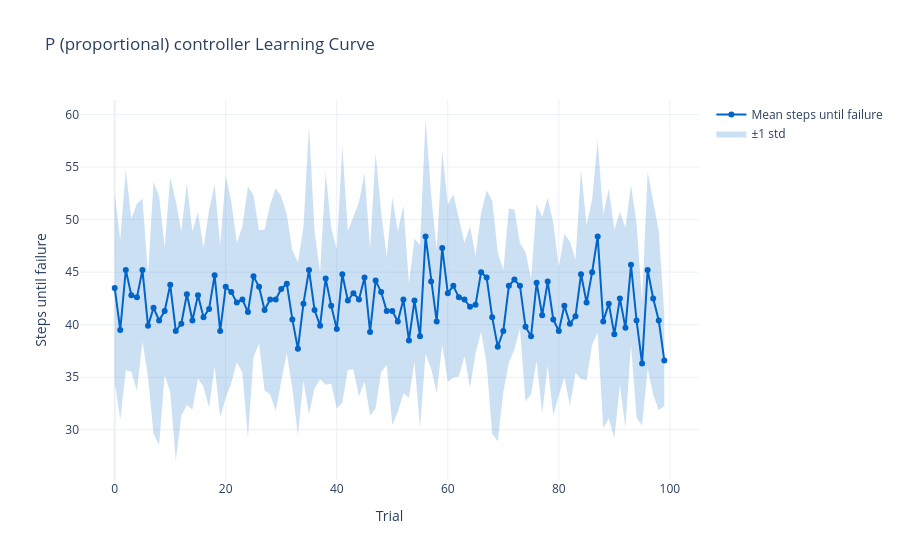

The cell this chart's notebook holds for it:
### Code cell
import plotly.graph_objects as go
import numpy as np

def plot_trial_results(model_name, mean_curve, std_curve=None):
    """Plot mean steps-until-failure per trial, with optional std band."""
    trials = np.arange(len(mean_curve))
    fig = go.Figure()
    title=f"{model_name} Learning Curve"

    if std_curve is not None:
        # Upper bound (invisible line, anchors the fill)
        fig.add_trace(go.Scatter(
            x=trials,
            y=mean_curve + std_curve,
            mode="lines",
            line=dict(width=0),
            showlegend=False,
            hoverinfo="skip",
        ))
        # Lower bound (fills down to upper bound)
        fig.add_trace(go.Scatter(
            x=trials,
            y=mean_curve - std_curve,
            mode="lines",
            line=dict(width=0),
            fill="tonexty",
            fillcolor="rgba(0, 100, 200, 0.2)",
            name="±1 std",
            hoverinfo="skip",
        ))

    # Mean line on top
    fig.add_trace(go.Scatter(
        x=trials,
        y=mean_curve,
        mode="lines+markers",
        name="Mean steps until failure",
        line=dict(color="rgb(0, 100, 200)"),
    ))

    fig.update_layout(
        title=title,
        xaxis_title="Trial",
        yaxis_title="Steps until failure",
        template="plotly_white",
    )
    config = {
    'toImageButtonOptions': {
        'format': 'png', # or 'svg', 'jpeg', 'webp'
        'scale': 3 # triple the resolution of the saved img
    }
    }

    fig.show(config=config)

mean_curve = all_trial_results.mean(axis=0)
std_curve = all_trial_results.std(axis=0)
plot_trial_results(model_name, mean_curve, std_curve)

### Figure 1 — Plotly figure (JSON) as saved in the notebook; plotly's stock layout.template omitted (floating-point values rounded to 4 significant figures)
{"data": [{"hoverinfo": "skip", "line": {"width": 0}, "mode": "lines", "showlegend": false, "type": "scatter", "x": [0, 1, 2, 3, 4, 5, 6, 7, 8, 9, 10, 11, 12, 13, 14, 15, 16, 17, 18, 19, 20, 21, 22, 23, 24, 25, 26, 27, 28, 29, 30, 31, 32, 33, 34, 35, 36, 37, 38, 39, 40, 41, 42, 43, 44, 45, 46, 47, 48, 49, 50, 51, 52, 53, 54, 55, 56, 57, 58, 59, 60, 61, 62, 63, 64, 65, 66, 67, 68, 69, 70, 71, 72, 73, 74, 75, 76, 77, 78, 79, 80, 81, 82, 83, 84, 85, 86, 87, 88, 89, 90, 91, 92, 93, 94, 95, 96, 97, 98, 99], "y": [52.45, 48.08, 54.75, 50.08, 51.5, 51.99, 44.81, 53.61, 52.23, 47.38, 54.02, 51.78, 48.87, 53.47, 48.88, 50.72, 47.3, 50.93, 53.37, 47.61, 54.17, 51.77, 47.76, 49.37, 53.16, 52.32, 48.99, 49.07, 51.42, 53.02, 52.2, 50.51, 47.08, 45.93, 49.31, 58.96, 48.87, 44.99, 54.51, 49.2, 47.19, 57.02, 48.92, 50.25, 51.65, 54.41, 47.25, 56.36, 50.7, 46.44, 52.14, 48.9, 51.35, 43.96, 48.18, 47.61, 59.58, 52.4, 47.11, 56.51, 51.44, 52.42, 50.13, 47.79, 49.38, 46.56, 50.66, 52.79, 51.82, 46.89, 45.22, 51.05, 50.96, 47.78, 46.91, 44.4, 51.47, 50.25, 52.12, 49.66, 45.52, 48.62, 47.92, 46.2, 54.75, 49.5, 51.91, 57.52, 50.47, 52.94, 49.02, 50.76, 49.24, 53.28, 49.65, 42.2, 54.57, 51.67, 48.95, 40.94]}, {"fill": "tonexty", "fillcolor": "rgba(0, 100, 200, 0.2)", "hoverinfo": "skip", "line": {"width": 0}, "mode": "lines", "name": "±1 std", "type": "scatter", "x": [0, 1, 2, 3, 4, 5, 6, 7, 8, 9, 10, 11, 12, 13, 14, 15, 16, 17, 18, 19, 20, 21, 22, 23, 24, 25, 26, 27, 28, 29, 30, 31, 32, 33, 34, 35, 36, 37, 38, 39, 40, 41, 42, 43, 44, 45, 46, 47, 48, 49, 50, 51, 52, 53, 54, 55, 56, 57, 58, 59, 60, 61, 62, 63, 64, 65, 66, 67, 68, 69, 70, 71, 72, 73, 74, 75, 76, 77, 78, 79, 80, 81, 82, 83, 84, 85, 86, 87, 88, 89, 90, 91, 92, 93, 94, 95, 96, 97, 98, 99], "y": [34.55, 30.92, 35.65, 35.52, 33.7, 38.41, 34.99, 29.59, 28.57, 35.22, 33.58, 27.02, 31.33, 32.33, 31.92, 34.88, 34.1, 32.07, 36.03, 31.19, 33.03, 34.43, 36.44, 35.43, 29.24, 36.88, 38.21, 33.73, 33.38, 31.78, 34.6, 37.29, 33.92, 29.47, 34.69, 31.44, 33.93, 34.81, 34.29, 34.4, 32.01, 32.58, 35.68, 35.75, 33.15, 34.59, 31.35, 32.04, 35.5, 36.16, 30.46, 31.7, 33.45, 33.04, 36.42, 30.19, 37.22, 35.8, 33.49, 38.09, 34.56, 34.98, 35.07, 37.01, 34.02, 37.24, 39.34, 36.21, 29.58, 28.91, 33.58, 36.35, 37.64, 39.62, 32.69, 33.4, 36.53, 31.55, 36.08, 31.34, 33.28, 34.98, 32.28, 35.4, 34.85, 34.7, 38.09, 39.28, 30.13, 31.06, 29.18, 34.24, 30.16, 38.12, 31.15, 30.4, 35.83, 33.33, 31.85, 32.26]}, {"line": {"color": "rgb(0, 100, 200)"}, "mode": "lines+markers", "name": "Mean steps until failure", "type": "scatter", "x": [0, 1, 2, 3, 4, 5, 6, 7, 8, 9, 10, 11, 12, 13, 14, 15, 16, 17, 18, 19, 20, 21, 22, 23, 24, 25, 26, 27, 28, 29, 30, 31, 32, 33, 34, 35, 36, 37, 38, 39, 40, 41, 42, 43, 44, 45, 46, 47, 48, 49, 50, 51, 52, 53, 54, 55, 56, 57, 58, 59, 60, 61, 62, 63, 64, 65, 66, 67, 68, 69, 70, 71, 72, 73, 74, 75, 76, 77, 78, 79, 80, 81, 82, 83, 84, 85, 86, 87, 88, 89, 90, 91, 92, 93, 94, 95, 96, 97, 98, 99], "y": [43.5, 39.5, 45.2, 42.8, 42.6, 45.2, 39.9, 41.6, 40.4, 41.3, 43.8, 39.4, 40.1, 42.9, 40.4, 42.8, 40.7, 41.5, 44.7, 39.4, 43.6, 43.1, 42.1, 42.4, 41.2, 44.6, 43.6, 41.4, 42.4, 42.4, 43.4, 43.9, 40.5, 37.7, 42.0, 45.2, 41.4, 39.9, 44.4, 41.8, 39.6, 44.8, 42.3, 43.0, 42.4, 44.5, 39.3, 44.2, 43.1, 41.3, 41.3, 40.3, 42.4, 38.5, 42.3, 38.9, 48.4, 44.1, 40.3, 47.3, 43.0, 43.7, 42.6, 42.4, 41.7, 41.9, 45.0, 44.5, 40.7, 37.9, 39.4, 43.7, 44.3, 43.7, 39.8, 38.9, 44.0, 40.9, 44.1, 40.5, 39.4, 41.8, 40.1, 40.8, 44.8, 42.1, 45.0, 48.4, 40.3, 42.0, 39.1, 42.5, 39.7, 45.7, 40.4, 36.3, 45.2, 42.5, 40.4, 36.6]}], "layout": {"title": {"text": "P (proportional) controller Learning Curve"}, "xaxis": {"title": {"text": "Trial"}}, "yaxis": {"title": {"text": "Steps until failure"}}}}
